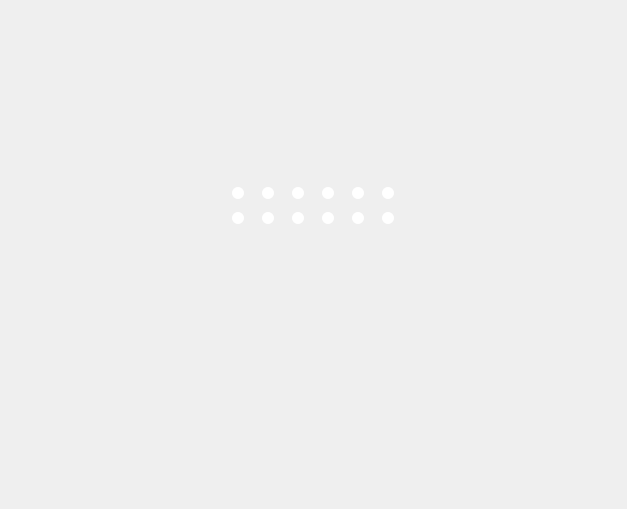
          <widget class="QWidget" name="front_page">
           <widget class="QLabel" name="label_4">
            <property name="geometry">
             <rect>
              <x>0</x>
              <y>0</y>
              <width>618</width>
              <height>500</height>
             </rect>
            </property>
            <property name="minimumSize">
             <size>
              <width>618</width>
              <height>500</height>
             </size>
            </property>
            <property name="maximumSize">
             <size>
              <width>618</width>
              <height>500</height>
             </size>
            </property>
            <property name="text">
             <string/>
            </property>
            <property name="pixmap">
             <pixmap resource="icons/images.qrc">:/image/front.png</pixmap>
            </property>
           </widget>
           <widget class="QWidget" name="gridLayoutWidget">
            <property name="geometry">
             <rect>
              <x>220</x>
              <y>180</y>
              <width>191</width>
              <height>51</height>
             </rect>
            </property>
            <layout class="QGridLayout" name="gridLayout_front">
             <item row="0" column="0">
              <widget class="QWidget" name="widget_2" native="true">
               <property name="minimumSize">
                <size>
                 <width>12</width>
                 <height>12</height>
                </size>
               </property>
               <property name="maximumSize">
                <size>
                 <width>12</width>
                 <height>12</height>
                </size>
               </property>
               <property name="styleSheet">
                <string notr="true">border: none;
border-radius: 6px;
background-color : white ; 
</string>
               </property>
              </widget>
             </item>
             <item row="1" column="5">
              <widget class="QWidget" name="widget_14" native="true">
               <property name="minimumSize">
                <size>
                 <width>12</width>
                 <height>12</height>
                </size>
               </property>
               <property name="maximumSize">
                <size>
                 <width>12</width>
                 <height>12</height>
                </size>
               </property>
               <property name="styleSheet">
                <string notr="true">border: none;
border-radius: 6px;
background-color : white ; 
</string>
               </property>
              </widget>
             </item>
             <item row="1" column="3">
              <widget class="QWidget" name="widget_12" native="true">
               <property name="minimumSize">
                <size>
                 <width>12</width>
                 <height>12</height>
                </size>
               </property>
               <property name="maximumSize">
                <size>
                 <width>12</width>
                 <height>12</height>
                </size>
               </property>
               <property name="styleSheet">
                <string notr="true">border: none;
border-radius: 6px;
background-color : white ; 
</string>
               </property>
              </widget>
             </item>
             <item row="0" column="3">
              <widget class="QWidget" name="widget_6" native="true">
               <property name="minimumSize">
                <size>
                 <width>12</width>
                 <height>12</height>
                </size>
               </property>
               <property name="maximumSize">
                <size>
                 <width>12</width>
                 <height>12</height>
                </size>
               </property>
               <property name="styleSheet">
                <string notr="true">border: none;
border-radius: 6px;
background-color : white ; 
</string>
               </property>
              </widget>
             </item>
             <item row="0" column="5">
              <widget class="QWidget" name="widget" native="true">
               <property name="minimumSize">
                <size>
                 <width>12</width>
                 <height>12</height>
                </size>
               </property>
               <property name="maximumSize">
                <size>
                 <width>12</width>
                 <height>12</height>
                </size>
               </property>
               <property name="styleSheet">
                <string notr="true">border: none;
border-radius: 6px;
background-color : white ; 
</string>
               </property>
              </widget>
             </item>
             <item row="0" column="2">
              <widget class="QWidget" name="widget_7" native="true">
               <property name="minimumSize">
                <size>
                 <width>12</width>
                 <height>12</height>
                </size>
               </property>
               <property name="maximumSize">
                <size>
                 <width>12</width>
                 <height>12</height>
                </size>
               </property>
               <property name="styleSheet">
                <string notr="true">border: none;
border-radius: 6px;
background-color : white ; 
</string>
               </property>
              </widget>
             </item>
             <item row="0" column="4">
              <widget class="QWidget" name="widget_3" native="true">
               <property name="minimumSize">
                <size>
                 <width>12</width>
                 <height>12</height>
                </size>
               </property>
               <property name="maximumSize">
                <size>
                 <width>12</width>
                 <height>12</height>
                </size>
               </property>
               <property name="styleSheet">
                <string notr="true">border: none;
border-radius: 6px;
background-color : white ; 
</string>
               </property>
              </widget>
             </item>
             <item row="0" column="1">
              <widget class="QWidget" name="widget_8" native="true">
               <property name="minimumSize">
                <size>
                 <width>12</width>
                 <height>12</height>
                </size>
               </property>
               <property name="maximumSize">
                <size>
                 <width>12</width>
                 <height>12</height>
                </size>
               </property>
               <property name="styleSheet">
                <string notr="true">border: none;
border-radius: 6px;
background-color : white ; 
</string>
               </property>
              </widget>
             </item>
             <item row="1" column="4">
              <widget class="QWidget" name="widget_13" native="true">
               <property name="minimumSize">
                <size>
                 <width>12</width>
                 <height>12</height>
                </size>
               </property>
               <property name="maximumSize">
                <size>
                 <width>12</width>
                 <height>12</height>
                </size>
               </property>
               <property name="styleSheet">
                <string notr="true">border: none;
border-radius: 6px;
background-color : white ; 
</string>
               </property>
              </widget>
             </item>
             <item row="1" column="0">
              <widget class="QWidget" name="widget_9" native="true">
               <property name="minimumSize">
                <size>
                 <width>12</width>
                 <height>12</height>
                </size>
               </property>
               <property name="maximumSize">
                <size>
                 <width>12</width>
                 <height>12</height>
                </size>
               </property>
               <property name="styleSheet">
                <string notr="true">border: none;
border-radius: 6px;
background-color : white ; 
</string>
               </property>
              </widget>
             </item>
             <item row="1" column="2">
              <widget class="QWidget" name="widget_11" native="true">
               <property name="minimumSize">
                <size>
                 <width>12</width>
                 <height>12</height>
                </size>
               </property>
               <property name="maximumSize">
                <size>
                 <width>12</width>
                 <height>12</height>
                </size>
               </property>
               <property name="styleSheet">
                <string notr="true">border: none;
border-radius: 6px;
background-color : white ; 
</string>
               </property>
              </widget>
             </item>
             <item row="1" column="1">
              <widget class="QWidget" name="widget_10" native="true">
               <property name="minimumSize">
                <size>
                 <width>12</width>
                 <height>12</height>
                </size>
               </property>
               <property name="maximumSize">
                <size>
                 <width>12</width>
                 <height>12</height>
                </size>
               </property>
               <property name="styleSheet">
                <string notr="true">border: none;
border-radius: 6px;
background-color : white ; 
</string>
               </property>
              </widget>
             </item>
            </layout>
           </widget>
          </widget>
